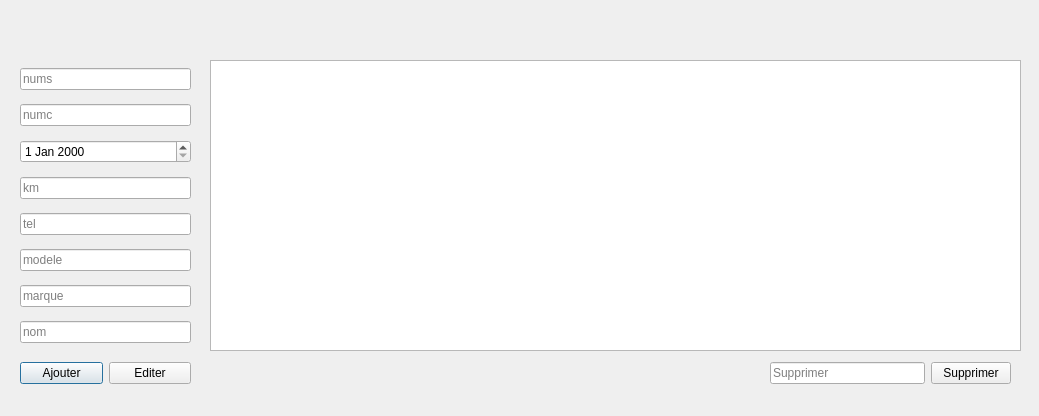
<?xml version="1.0" encoding="UTF-8"?>
<ui version="4.0">
 <class>vehiculeUI</class>
 <widget class="QDialog" name="vehiculeUI">
  <property name="geometry">
   <rect>
    <x>0</x>
    <y>0</y>
    <width>1039</width>
    <height>416</height>
   </rect>
  </property>
  <property name="windowTitle">
   <string>Dialog</string>
  </property>
  <widget class="QTableView" name="tableView">
   <property name="geometry">
    <rect>
     <x>210</x>
     <y>60</y>
     <width>811</width>
     <height>291</height>
    </rect>
   </property>
  </widget>
  <widget class="QWidget" name="">
   <property name="geometry">
    <rect>
     <x>20</x>
     <y>60</y>
     <width>171</width>
     <height>291</height>
    </rect>
   </property>
   <layout class="QVBoxLayout" name="verticalLayout">
    <item>
     <widget class="QLineEdit" name="nums">
      <property name="placeholderText">
       <string>nums</string>
      </property>
     </widget>
    </item>
    <item>
     <widget class="QLineEdit" name="numc">
      <property name="placeholderText">
       <string>numc</string>
      </property>
     </widget>
    </item>
    <item>
     <widget class="QDateEdit" name="dateEdit"/>
    </item>
    <item>
     <widget class="QLineEdit" name="km">
      <property name="placeholderText">
       <string>km</string>
      </property>
     </widget>
    </item>
    <item>
     <widget class="QLineEdit" name="tel">
      <property name="placeholderText">
       <string>tel</string>
      </property>
     </widget>
    </item>
    <item>
     <widget class="QLineEdit" name="modele">
      <property name="placeholderText">
       <string>modele</string>
      </property>
     </widget>
    </item>
    <item>
     <widget class="QLineEdit" name="marque">
      <property name="placeholderText">
       <string>marque</string>
      </property>
     </widget>
    </item>
    <item>
     <widget class="QLineEdit" name="nom">
      <property name="placeholderText">
       <string>nom</string>
      </property>
     </widget>
    </item>
   </layout>
  </widget>
  <widget class="QWidget" name="">
   <property name="geometry">
    <rect>
     <x>20</x>
     <y>360</y>
     <width>171</width>
     <height>26</height>
    </rect>
   </property>
   <layout class="QHBoxLayout" name="horizontalLayout">
    <item>
     <widget class="QPushButton" name="ajouter">
      <property name="text">
       <string>Ajouter</string>
      </property>
     </widget>
    </item>
    <item>
     <widget class="QPushButton" name="editer">
      <property name="text">
       <string>Editer</string>
      </property>
     </widget>
    </item>
   </layout>
  </widget>
  <widget class="QWidget" name="">
   <property name="geometry">
    <rect>
     <x>770</x>
     <y>360</y>
     <width>241</width>
     <height>26</height>
    </rect>
   </property>
   <layout class="QHBoxLayout" name="horizontalLayout_2">
    <item>
     <widget class="QLineEdit" name="lineEdit_supp">
      <property name="placeholderText">
       <string>Supprimer</string>
      </property>
     </widget>
    </item>
    <item>
     <widget class="QPushButton" name="supp">
      <property name="text">
       <string>Supprimer</string>
      </property>
     </widget>
    </item>
   </layout>
  </widget>
 </widget>
 <resources/>
 <connections/>
</ui>
